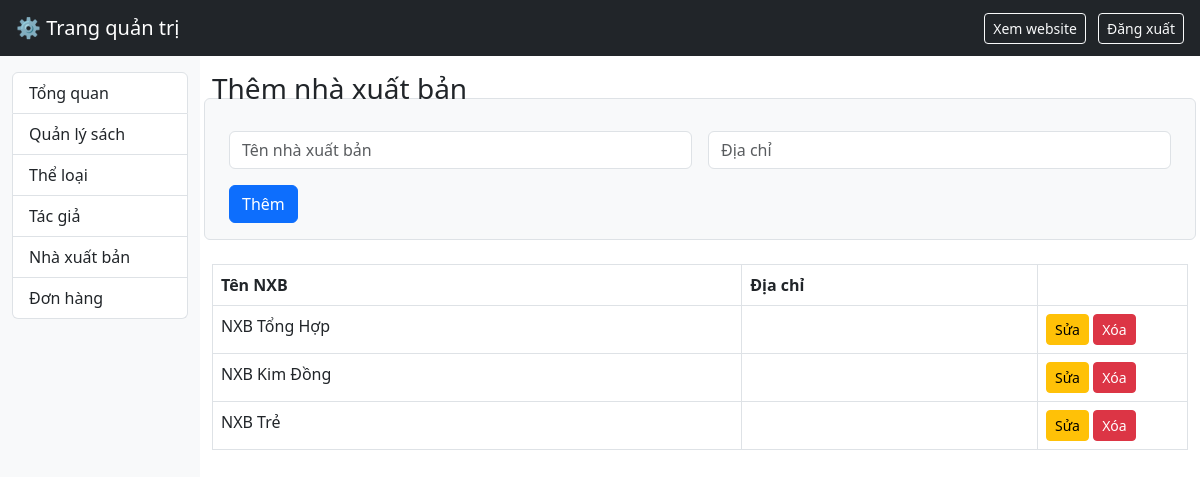
The page /admin/nhaxuatban.php (signed in) on the database its author committed.
### tables this page shows
CREATE TABLE nhaxuatban (
  id INT AUTO_INCREMENT PRIMARY KEY,
  ten_nxb VARCHAR(100) NOT NULL,
  dia_chi VARCHAR(255)
);

### admin/nhaxuatban.php (the view, shortened to what this page needs)
<?php require_once 'header.php'; ?>
<?php
$sua = null;
$ds = $conn->query("SELECT * FROM nhaxuatban ORDER BY id DESC");
?>
<h3><?= $sua ? 'Sửa nhà xuất bản' : 'Thêm nhà xuất bản' ?></h3>
<form method="POST" class="row g-3 mb-4 border p-3 rounded bg-light">
    <div class="col-md-6">
        <input type="text" name="ten_nxb" class="form-control" placeholder="Tên nhà xuất bản" required
               value="<?= htmlspecialchars($sua['ten_nxb'] ?? '') ?>">
    </div>
    <div class="col-md-6">
        <input type="text" name="dia_chi" class="form-control" placeholder="Địa chỉ"
               value="<?= htmlspecialchars($sua['dia_chi'] ?? '') ?>">
    </div>
    <div class="col-md-3">
        <button type="submit" class="btn btn-primary"><?= $sua ? 'Cập nhật' : 'Thêm' ?></button>
    </div>
</form>
<table class="table table-bordered">
<tr><th>Tên NXB</th><th>Địa chỉ</th><th style="width:150px"></th></tr>
<?php while ($r = $ds->fetch_assoc()): ?>
<tr>
    <td><?= htmlspecialchars($r['ten_nxb']) ?></td>
    <td><?= htmlspecialchars($r['dia_chi']) ?></td>
    <td>
        <a href="nhaxuatban.php?sua=<?= $r['id'] ?>" class="btn btn-sm btn-warning">Sửa</a>
        <a href="nhaxuatban.php?xoa=<?= $r['id'] ?>" class="btn btn-sm btn-danger" onclick="return confirm('Xóa?')">Xóa</a>
    </td>
</tr>
<?php endwhile; ?>
</table>
<?php require_once 'footer.php'; ?>

### rows shown on the page
nhaxuatban: ten_nxb "NXB Tổng Hợp"
nhaxuatban: ten_nxb "NXB Kim Đồng"
nhaxuatban: ten_nxb "NXB Trẻ"
